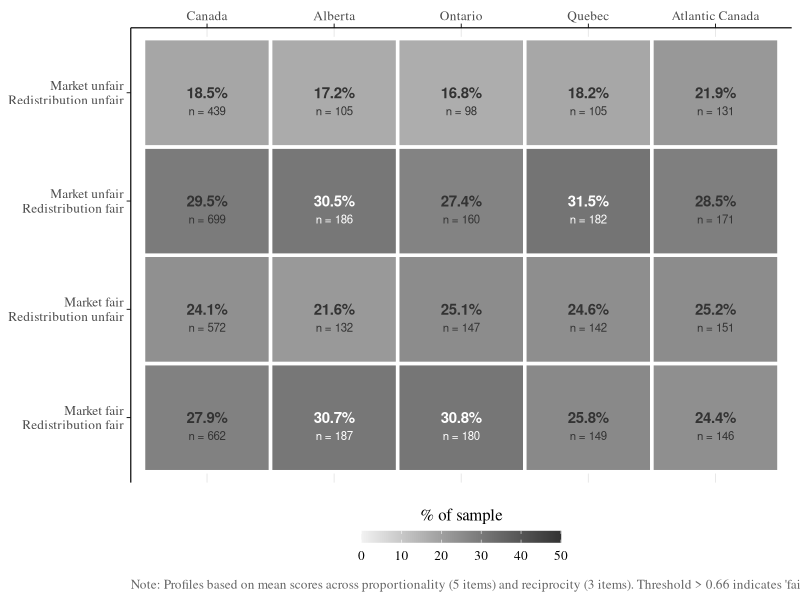

Here is the R script that generated this plot:
# ==============================================================
# Heatmap — Fairness Profiles: Canada + Regions (Greyscale, CPP Theme)
# ==============================================================

library(tidyverse)
library(ggplot2)
library(grid)  # for unit()

# ── Output folder
out_path <- "code/source_redistribution/graphs/descriptives_fairness"
dir.create(out_path, recursive = TRUE, showWarnings = FALSE)

# ── Read data
df <- read.csv("data/clean_df_valid.csv")
unique(df$redis_opportunity_num)
# ── Variables
prop_vars <- c(
  "redis_opportunity_num",
  "redis_intelligence_num",
  "redis_effort_num",
  "redis_reasons_poor_num",
  "redis_reasons_rich_num"
)

recip_vars <- c(
  "redis_social_benefits_num",
  "redis_welfare_num",
  "redis_no_cheat_system_num"
)

# ── Region factor
df$ses_region_cat <- factor(
  dplyr::recode(df$ses_region_cat, "East Coast" = "Atlantic Canada"),
  levels = c("Alberta", "Ontario", "Quebec", "Atlantic Canada")
)

# ── Profile construction
# ── Profile construction (Option 3: median split on standardized indices)

df <- df |>
  mutate(
    prop_index  = rowMeans(across(all_of(prop_vars)), na.rm = TRUE),
    recip_index = rowMeans(across(all_of(recip_vars)), na.rm = TRUE)
  ) |>
  mutate(
    prop_z  = as.numeric(scale(prop_index)),
    recip_z = as.numeric(scale(recip_index))
  )

prop_cut  <- median(df$prop_z, na.rm = TRUE)
recip_cut <- median(df$recip_z, na.rm = TRUE)

df <- df |>
  mutate(
    prop_fair  = prop_z  >= prop_cut,
    recip_fair = recip_z >= recip_cut,
    
    fairness_profile = case_when(
      prop_fair & !recip_fair  ~ "Market fair\nRedistribution unfair",
      prop_fair & recip_fair   ~ "Market fair\nRedistribution fair",
      !prop_fair & recip_fair  ~ "Market unfair\nRedistribution fair",
      !prop_fair & !recip_fair ~ "Market unfair\nRedistribution unfair"
    )
  )
#prop_cut  <- 0.66
#recip_cut <- 0.66
#
#df <- df |>
#  mutate(
#    n_valid_prop  = rowSums(!is.na(across(all_of(prop_vars)))),
#    n_valid_recip = rowSums(!is.na(across(all_of(recip_vars)))),
#    
#    prop_mean = ifelse(n_valid_prop >= 0,
#                       rowMeans(across(all_of(prop_vars)), na.rm = TRUE),
#                       NA_real_),
#    
#    recip_mean = ifelse(n_valid_recip >= 0,
#                        rowMeans(across(all_of(recip_vars)), na.rm = TRUE),
#                        NA_real_),
#    
#    # binary split
#    prop_fair  = prop_mean  >= prop_cut,
#    recip_fair = recip_mean >= recip_cut,
#    
#    fairness_profile = case_when(
#      is.na(prop_mean) | is.na(recip_mean) ~ NA_character_,
#      prop_fair & !recip_fair  ~ "Market fair\nRedistribution unfair",
#      prop_fair & recip_fair   ~ "Market fair\nRedistribution fair",
#      !prop_fair & recip_fair  ~ "Market unfair\nRedistribution fair",
#      !prop_fair & !recip_fair ~ "Market unfair\nRedistribution unfair"
#    )
#  )

# ── CPP journal theme
theme_cpp <- function(base_size = 11) {
  theme_classic(base_size = base_size) +
    theme(
      text               = element_text(family = "serif"),
      axis.line          = element_line(colour = "black", linewidth = 0.4),
      axis.ticks         = element_line(colour = "black", linewidth = 0.3),
      panel.grid.major.x = element_line(colour = "grey90", linewidth = 0.3),
      panel.grid.major.y = element_blank(),
      strip.background   = element_blank(),
      strip.text         = element_text(face = "bold", size = rel(0.95)),
      legend.position    = "bottom",
      legend.key.size    = unit(0.4, "cm"),
      plot.title         = element_text(face = "bold", size = rel(1.05)),
      plot.caption       = element_text(size = rel(0.8), colour = "grey40",
                                        hjust = 0, margin = margin(t = 6))
    )
}

# ── Prepare heatmap data
region_data <- df |>
  filter(!is.na(fairness_profile), !is.na(ses_region_cat)) |>
  count(ses_region_cat, fairness_profile) |>
  group_by(ses_region_cat) |>
  mutate(pct = n / sum(n) * 100) |>
  ungroup() |>
  mutate(group = as.character(ses_region_cat))

canada_data <- df |>
  filter(!is.na(fairness_profile)) |>
  count(fairness_profile) |>
  mutate(pct = n / sum(n) * 100,
         group = "Canada")

heatmap_data <- bind_rows(canada_data, region_data) |>
  mutate(
    pct = as.numeric(pct),   # force numeric for continuous greyscale
    group = factor(group,
                   levels = c("Canada",
                              "Alberta",
                              "Ontario",
                              "Quebec",
                              "Atlantic Canada"))
  )

# ── Plot heatmap
p <- ggplot(heatmap_data,
            aes(x = group,
                y = fairness_profile,
                fill = pct)) +
  
  geom_tile(colour = "white", linewidth = 1.2) +
  
  # Percentage labels
  geom_text(
    aes(label = sprintf("%.1f%%", pct),
        colour = pct > 30),
    size = 3.8,
    fontface = "bold"
  ) +
  
  # Sample size labels
  geom_text(
    aes(label = paste0("n = ", n),
        colour = pct > 30),
    size = 2.9,
    vjust = 2.5
  ) +
  
  scale_colour_manual(values = c(`TRUE` = "white", `FALSE` = "grey20"),
                      guide = "none") +
  
  # Continuous greyscale fill
  scale_fill_gradient(
    low = "grey95",   # light
    high = "grey20",  # dark
    limits = c(0, 50),
    name   = "% of sample",
    guide  = guide_colourbar(
      barwidth  = 10,
      barheight = 0.6,
      title.position = "top",
      title.hjust    = 0.5
    )
  ) +
  
  scale_x_discrete(position = "top") +
  labs(
    title    = NULL,
    subtitle = NULL,
    x        = NULL,
    y        = NULL,
    caption  = "Note: Profiles based on mean scores across proportionality (5 items) and reciprocity (3 items). Threshold > 0.66 indicates 'fair' classification. Percentages are calculated over respondents."
  ) +
  
  theme_cpp(base_size = 12)

# ── Save plot
out_file <- file.path(out_path, "heatmap_fairness_profiles_region_canada_greyscale.png")
ggsave(filename = out_file,
       plot = p,
       width = 10,
       height = 6,
       dpi = 300,
       bg = "white")

cat("\nHeatmap saved to:", out_file, "\n")


#To decide, what are the latent items?

library(psych)

prop_vars_clean <- setdiff(prop_vars,
                           c("redis_opportunity_num",
                             "redis_intelligence_num"))

prop_items <- df[, prop_vars_clean]

recip_items <- df[, recip_vars]

# polychoric correlation matrix
prop_poly <- psych::polychoric(prop_items)$rho
recip_poly <- psych::polychoric(recip_items)$rho

# factor analysis
fa_prop <- fa(prop_poly, nfactors = 1, fm = "ml")
fa_recip <- fa(recip_poly, nfactors = 1, fm = "ml")

print(fa_prop$loadings)
print(fa_recip$loadings)
